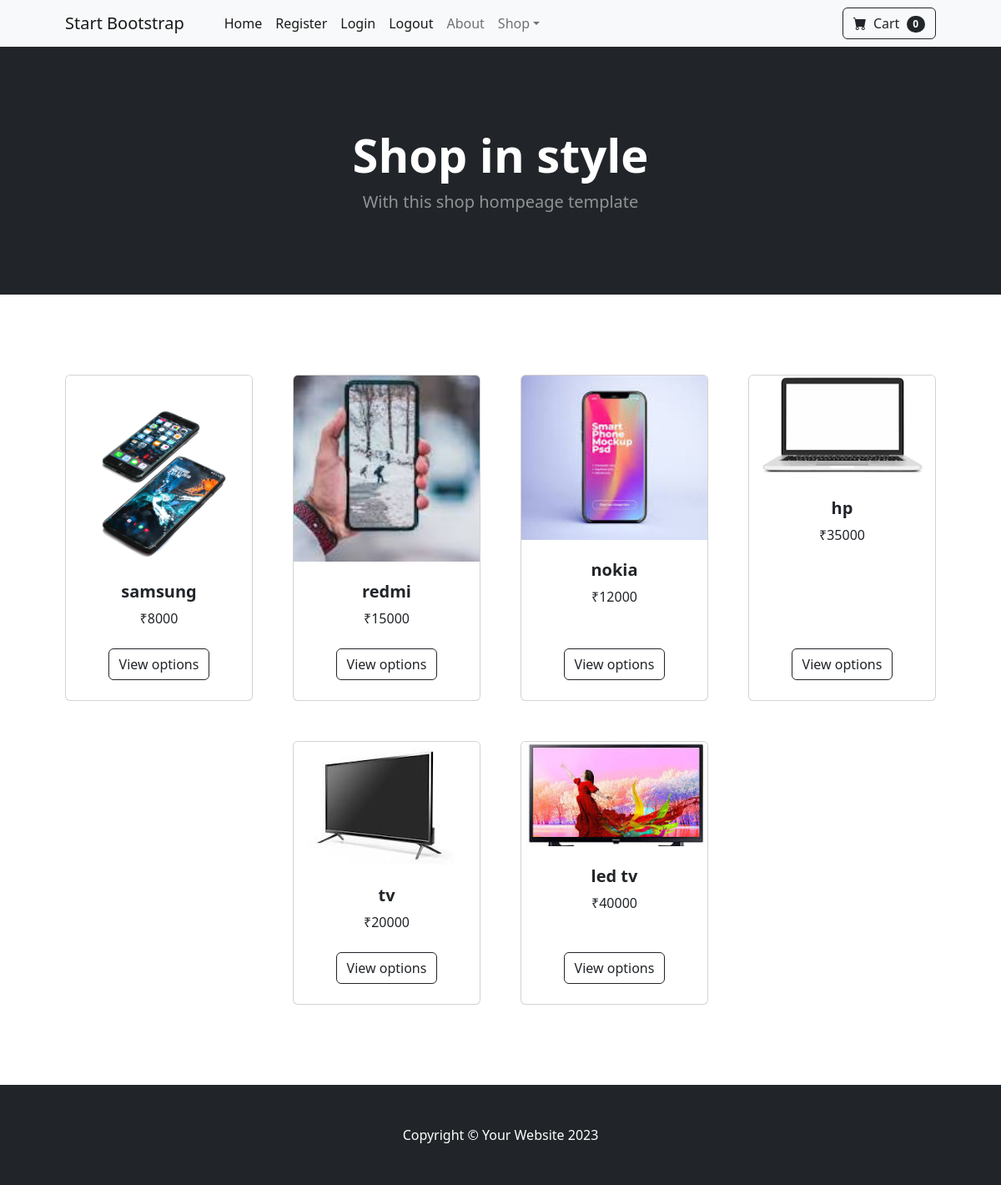
The page / on the database its author committed.
### ecommapp/models.py (models this page shows, shortened)
class Products(models.Model):
    product_name=models.CharField(max_length=100)
    price=models.PositiveIntegerField()
    Category=models.ForeignKey(Category,on_delete=models.CASCADE)
    image=models.ImageField(upload_to='image',null=True)
    description=models.CharField(max_length=100)

### ecommapp/views.py (the view)
# urls.py: path('',views.HomeView.as_view(),name='home_view'),
class HomeView(View):
    def get(self,request):
        data=Products.objects.all()
        return render(request,'index.html',{'products':data})

### ecommapp/context_processors.py (called while the page is built)
def cart_count_context(request):
    if request.user.is_authenticated:
        count=Carts.objects.filter(user_id=request.user).exclude(status='order-placed').count()
        return {'count':count}
    else:
        return {'count':0}

### ecommapp/Templates/index.html (shortened to what this page needs)
{% load static %}
<!DOCTYPE html>
<html lang="en">
    <head>
        <link href="https://cdn.jsdelivr.net/npm/bootstrap-icons@1.5.0/font/bootstrap-icons.css" rel="stylesheet" />
        <link href="{% static 'css/styles.css' %}" rel="stylesheet" />
    </head>
    <body>
        <nav class="navbar navbar-expand-lg navbar-light bg-light">
            <div class="container px-4 px-lg-5">
                <a class="navbar-brand" href="#!">Start Bootstrap</a>
                <div class="collapse navbar-collapse" id="navbarSupportedContent">
                    <ul class="navbar-nav me-auto mb-2 mb-lg-0 ms-lg-4">
                        <li class="nav-item"><a class="nav-link active" aria-current="page" href="#!">Home</a></li>
                        <li class="nav-item"><a class="nav-link active" aria-current="page" href="{% url 'reg_view' %}">Register</a></li>
                        <li class="nav-item"><a class="nav-link active" aria-current="page" href="{% url 'log_view' %}">Login</a></li>
                        <li class="nav-item"><a class="nav-link active" aria-current="page" href="{% url 'logout_view' %}">Logout</a></li>
                        <li class="nav-item"><a class="nav-link" href="#!">About</a></li>
                        <li class="nav-item dropdown">
                            <a class="nav-link dropdown-toggle" id="navbarDropdown" href="#" role="button" data-bs-toggle="dropdown" aria-expanded="false">Shop</a>
                        </li>
                    </ul>
                    <form class="d-flex">
                        <a  class="btn btn-outline-dark" type="submit"  href="{% url 'cartlist_view' %}">
                            <i class="bi-cart-fill me-1"></i>
                            Cart
                            <span class="badge bg-dark text-white ms-1 rounded-pill">
                                {{count}}
                            </span>
                        </a>
                    </form>
                </div>
            </div>
        </nav>
        <header class="bg-dark py-5">
            <div class="container px-4 px-lg-5 my-5">
                <div class="text-center text-white">
                    <h1 class="display-4 fw-bolder">Shop in style</h1>
                    <p class="lead fw-normal text-white-50 mb-0">With this shop hompeage template</p>
                </div>
            </div>
        </header>
                {% block content %}
        <section class="py-5">
            <div class="container px-4 px-lg-5 mt-5">
                <div class="row gx-4 gx-lg-5 row-cols-2 row-cols-md-3 row-cols-xl-4 justify-content-center">
                    {% for product in products %}
                    <div class="col mb-5">
                        <div class="card h-100">
                            <img class="card-img-top" src="{{product.image.url}}" alt="..." />
                            <div class="card-body p-4">
                                <div class="text-center">
                                    <h5 class="fw-bolder">{{product.product_name}}</h5>
                                   ₹{{product.price}}
                                </div>
                            </div>
                            <div class="card-footer p-4 pt-0 border-top-0 bg-transparent">
                                <div class="text-center"><a class="btn btn-outline-dark mt-auto" href="{% url 'detail_view' product.id %}">View options</a></div>
                            </div>
                        </div>
                    </div>
                    {% endfor %}
                </div>
            </div>
        </section>
        {% endblock %}
        <footer class="py-5 bg-dark">
            <div class="container"><p class="m-0 text-center text-white">Copyright &copy; Your Website 2023</p></div>
        </footer>
    </body>
</html>

### rows shown on the page
Products: image (picture), product_name "samsung", price "8000"
Products: image (picture), product_name "redmi", price "15000"
Products: image (picture), product_name "nokia", price "12000"
Products: image (picture), product_name "hp", price "35000"
Products: image (picture), product_name "tv", price "20000"
Products: image (picture), product_name "led tv", price "40000"

### other values the page prints
{{ count }} "0"
